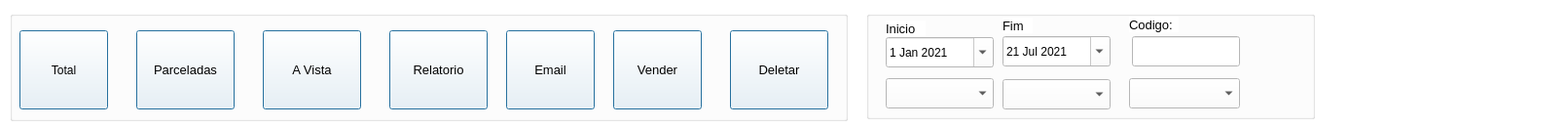
   <widget class="QFrame" name="frame_15">
    <property name="geometry">
     <rect>
      <x>0</x>
      <y>8</y>
      <width>1611</width>
      <height>131</height>
     </rect>
    </property>
    <property name="styleSheet">
     <string notr="true">background-color: rgb(255, 255, 255);</string>
    </property>
    <property name="frameShape">
     <enum>QFrame::NoFrame</enum>
    </property>
    <property name="frameShadow">
     <enum>QFrame::Raised</enum>
    </property>
    <widget class="QGroupBox" name="groupBox_9">
     <property name="geometry">
      <rect>
       <x>10</x>
       <y>11</y>
       <width>861</width>
       <height>113</height>
      </rect>
     </property>
     <property name="font">
      <font>
       <pointsize>10</pointsize>
       <weight>75</weight>
       <bold>true</bold>
      </font>
     </property>
     <property name="styleSheet">
      <string notr="true">color: rgb(0, 0, 0);
</string>
     </property>
     <property name="title">
      <string/>
     </property>
     <widget class="QPushButton" name="geraexcel">
      <property name="geometry">
       <rect>
        <x>390</x>
        <y>20</y>
        <width>101</width>
        <height>81</height>
       </rect>
      </property>
      <property name="font">
       <font>
        <pointsize>10</pointsize>
        <weight>50</weight>
        <bold>false</bold>
       </font>
      </property>
      <property name="cursor">
       <cursorShape>PointingHandCursor</cursorShape>
      </property>
      <property name="focusPolicy">
       <enum>Qt::NoFocus</enum>
      </property>
      <property name="toolTip">
       <string>Gerar relatorio de vendas</string>
      </property>
      <property name="styleSheet">
       <string notr="true"/>
      </property>
      <property name="text">
       <string>Relatorio</string>
      </property>
      <property name="icon">
       <iconset>
        <normaloff>../Imagens/excel.png</normaloff>../Imagens/excel.png</iconset>
      </property>
      <property name="iconSize">
       <size>
        <width>66</width>
        <height>34</height>
       </size>
      </property>
      <property name="shortcut">
       <string/>
      </property>
      <property name="checkable">
       <bool>false</bool>
      </property>
      <property name="checked">
       <bool>false</bool>
      </property>
      <property name="autoDefault">
       <bool>true</bool>
      </property>
      <property name="default">
       <bool>true</bool>
      </property>
      <property name="flat">
       <bool>false</bool>
      </property>
     </widget>
     <widget class="QPushButton" name="pushButton_10">
      <property name="enabled">
       <bool>true</bool>
      </property>
      <property name="geometry">
       <rect>
        <x>130</x>
        <y>20</y>
        <width>101</width>
        <height>81</height>
       </rect>
      </property>
      <property name="font">
       <font>
        <pointsize>10</pointsize>
        <weight>50</weight>
        <bold>false</bold>
       </font>
      </property>
      <property name="cursor">
       <cursorShape>PointingHandCursor</cursorShape>
      </property>
      <property name="focusPolicy">
       <enum>Qt::NoFocus</enum>
      </property>
      <property name="toolTip">
       <string>Vendas parceladas</string>
      </property>
      <property name="styleSheet">
       <string notr="true"/>
      </property>
      <property name="text">
       <string>Parceladas</string>
      </property>
      <property name="icon">
       <iconset>
        <normaloff>../Imagens/vendaparcelada.png</normaloff>../Imagens/vendaparcelada.png</iconset>
      </property>
      <property name="iconSize">
       <size>
        <width>92</width>
        <height>30</height>
       </size>
      </property>
      <property name="autoDefault">
       <bool>true</bool>
      </property>
      <property name="default">
       <bool>true</bool>
      </property>
      <property name="flat">
       <bool>false</bool>
      </property>
     </widget>
     <widget class="QPushButton" name="pushButton_15">
      <property name="geometry">
       <rect>
        <x>260</x>
        <y>20</y>
        <width>101</width>
        <height>81</height>
       </rect>
      </property>
      <property name="font">
       <font>
        <pointsize>10</pointsize>
        <weight>50</weight>
        <bold>false</bold>
       </font>
      </property>
      <property name="cursor">
       <cursorShape>PointingHandCursor</cursorShape>
      </property>
      <property name="focusPolicy">
       <enum>Qt::NoFocus</enum>
      </property>
      <property name="toolTip">
       <string>Vendas a vista</string>
      </property>
      <property name="styleSheet">
       <string notr="true"/>
      </property>
      <property name="text">
       <string>A Vista</string>
      </property>
      <property name="icon">
       <iconset>
        <normaloff>../Imagens/vendaavista.ico</normaloff>../Imagens/vendaavista.ico</iconset>
      </property>
      <property name="iconSize">
       <size>
        <width>30</width>
        <height>64</height>
       </size>
      </property>
      <property name="autoDefault">
       <bool>true</bool>
      </property>
      <property name="default">
       <bool>true</bool>
      </property>
      <property name="flat">
       <bool>false</bool>
      </property>
     </widget>
     <widget class="QPushButton" name="enviaemail">
      <property name="geometry">
       <rect>
        <x>510</x>
        <y>20</y>
        <width>91</width>
        <height>81</height>
       </rect>
      </property>
      <property name="font">
       <font>
        <pointsize>10</pointsize>
        <weight>50</weight>
        <bold>false</bold>
       </font>
      </property>
      <property name="cursor">
       <cursorShape>PointingHandCursor</cursorShape>
      </property>
      <property name="focusPolicy">
       <enum>Qt::NoFocus</enum>
      </property>
      <property name="toolTip">
       <string>Enviar email</string>
      </property>
      <property name="styleSheet">
       <string notr="true"/>
      </property>
      <property name="text">
       <string>Email</string>
      </property>
      <property name="icon">
       <iconset>
        <normaloff>../Imagens/o-email.png</normaloff>../Imagens/o-email.png</iconset>
      </property>
      <property name="iconSize">
       <size>
        <width>37</width>
        <height>50</height>
       </size>
      </property>
      <property name="autoDefault">
       <bool>true</bool>
      </property>
      <property name="default">
       <bool>true</bool>
      </property>
      <property name="flat">
       <bool>false</bool>
      </property>
     </widget>
     <widget class="QPushButton" name="realizarVendas">
      <property name="geometry">
       <rect>
        <x>620</x>
        <y>20</y>
        <width>91</width>
        <height>81</height>
       </rect>
      </property>
      <property name="font">
       <font>
        <pointsize>10</pointsize>
        <weight>50</weight>
        <bold>false</bold>
       </font>
      </property>
      <property name="cursor">
       <cursorShape>PointingHandCursor</cursorShape>
      </property>
      <property name="focusPolicy">
       <enum>Qt::NoFocus</enum>
      </property>
      <property name="toolTip">
       <string>Enviar email</string>
      </property>
      <property name="styleSheet">
       <string notr="true"/>
      </property>
      <property name="text">
       <string>Vender</string>
      </property>
      <property name="icon">
       <iconset>
        <normaloff>../Imagens/carrinhodecompras.png</normaloff>../Imagens/carrinhodecompras.png</iconset>
      </property>
      <property name="iconSize">
       <size>
        <width>37</width>
        <height>50</height>
       </size>
      </property>
      <property name="autoDefault">
       <bool>true</bool>
      </property>
      <property name="default">
       <bool>true</bool>
      </property>
      <property name="flat">
       <bool>false</bool>
      </property>
     </widget>
     <widget class="QPushButton" name="pushButton_14">
      <property name="geometry">
       <rect>
        <x>10</x>
        <y>20</y>
        <width>91</width>
        <height>81</height>
       </rect>
      </property>
      <property name="cursor">
       <cursorShape>PointingHandCursor</cursorShape>
      </property>
      <property name="focusPolicy">
       <enum>Qt::NoFocus</enum>
      </property>
      <property name="toolTip">
       <string>Consultar vendas</string>
      </property>
      <property name="styleSheet">
       <string notr="true"/>
      </property>
      <property name="text">
       <string>Total</string>
      </property>
      <property name="icon">
       <iconset>
        <normaloff>../Imagens/lupa.ico</normaloff>../Imagens/lupa.ico</iconset>
      </property>
      <property name="iconSize">
       <size>
        <width>40</width>
        <height>35</height>
       </size>
      </property>
      <property name="autoDefault">
       <bool>true</bool>
      </property>
      <property name="default">
       <bool>true</bool>
      </property>
      <property name="flat">
       <bool>false</bool>
      </property>
     </widget>
     <widget class="QPushButton" name="pushButton_9">
      <property name="enabled">
       <bool>true</bool>
      </property>
      <property name="geometry">
       <rect>
        <x>740</x>
        <y>20</y>
        <width>101</width>
        <height>81</height>
       </rect>
      </property>
      <property name="font">
       <font>
        <pointsize>10</pointsize>
        <weight>50</weight>
        <bold>false</bold>
       </font>
      </property>
      <property name="cursor">
       <cursorShape>PointingHandCursor</cursorShape>
      </property>
      <property name="focusPolicy">
       <enum>Qt::NoFocus</enum>
      </property>
      <property name="toolTip">
       <string>Dar baixa em vendas</string>
      </property>
      <property name="styleSheet">
       <string notr="true"/>
      </property>
      <property name="text">
       <string>Deletar</string>
      </property>
      <property name="icon">
       <iconset>
        <normaloff>../Imagens/fdelete_256.ico</normaloff>../Imagens/fdelete_256.ico</iconset>
      </property>
      <property name="iconSize">
       <size>
        <width>37</width>
        <height>68</height>
       </size>
      </property>
      <property name="autoDefault">
       <bool>true</bool>
      </property>
      <property name="default">
       <bool>true</bool>
      </property>
      <property name="flat">
       <bool>false</bool>
      </property>
     </widget>
    </widget>
    <widget class="QGroupBox" name="groupBox_13">
     <property name="geometry">
      <rect>
       <x>890</x>
       <y>11</y>
       <width>461</width>
       <height>111</height>
      </rect>
     </property>
     <property name="font">
      <font>
       <pointsize>10</pointsize>
       <weight>75</weight>
       <bold>true</bold>
      </font>
     </property>
     <property name="styleSheet">
      <string notr="true">color: rgb(0, 0, 0);
</string>
     </property>
     <property name="title">
      <string/>
     </property>
     <widget class="QDateEdit" name="dateEdit_4">
      <property name="enabled">
       <bool>true</bool>
      </property>
      <property name="geometry">
       <rect>
        <x>20</x>
        <y>27</y>
        <width>111</width>
        <height>31</height>
       </rect>
      </property>
      <property name="sizePolicy">
       <sizepolicy hsizetype="Fixed" vsizetype="Fixed">
        <horstretch>0</horstretch>
        <verstretch>0</verstretch>
       </sizepolicy>
      </property>
      <property name="font">
       <font>
        <family>MS Shell Dlg 2</family>
       </font>
      </property>
      <property name="cursor">
       <cursorShape>PointingHandCursor</cursorShape>
      </property>
      <property name="styleSheet">
       <string notr="true">color: rgb(0, 0, 0);
background-color: rgb(255, 255, 255);</string>
      </property>
      <property name="accelerated">
       <bool>false</bool>
      </property>
      <property name="correctionMode">
       <enum>QAbstractSpinBox::CorrectToPreviousValue</enum>
      </property>
      <property name="showGroupSeparator" stdset="0">
       <bool>false</bool>
      </property>
      <property name="currentSection">
       <enum>QDateTimeEdit::DaySection</enum>
      </property>
      <property name="calendarPopup">
       <bool>true</bool>
      </property>
      <property name="timeSpec">
       <enum>Qt::TimeZone</enum>
      </property>
      <property name="date">
       <date>
        <year>2021</year>
        <month>1</month>
        <day>1</day>
       </date>
      </property>
     </widget>
     <widget class="QDateEdit" name="dateEdit_5">
      <property name="geometry">
       <rect>
        <x>140</x>
        <y>26</y>
        <width>111</width>
        <height>31</height>
       </rect>
      </property>
      <property name="cursor">
       <cursorShape>PointingHandCursor</cursorShape>
      </property>
      <property name="styleSheet">
       <string notr="true">color: rgb(0, 0, 0);
background-color: rgb(255, 255, 255);background-color: rgb(255, 255, 255);</string>
      </property>
      <property name="calendarPopup">
       <bool>true</bool>
      </property>
      <property name="date">
       <date>
        <year>2021</year>
        <month>7</month>
        <day>21</day>
       </date>
      </property>
     </widget>
     <widget class="QLineEdit" name="lineEdit_13">
      <property name="geometry">
       <rect>
        <x>273</x>
        <y>26</y>
        <width>111</width>
        <height>31</height>
       </rect>
      </property>
      <property name="font">
       <font>
        <pointsize>10</pointsize>
       </font>
      </property>
      <property name="styleSheet">
       <string notr="true">background-color: rgb(255, 255, 255);</string>
      </property>
     </widget>
     <widget class="QLabel" name="label_76">
      <property name="geometry">
       <rect>
        <x>140</x>
        <y>7</y>
        <width>31</width>
        <height>16</height>
       </rect>
      </property>
      <property name="font">
       <font>
        <family>Arial</family>
        <pointsize>10</pointsize>
       </font>
      </property>
      <property name="styleSheet">
       <string notr="true"/>
      </property>
      <property name="text">
       <string>Fim</string>
      </property>
     </widget>
     <widget class="QLabel" name="label_80">
      <property name="geometry">
       <rect>
        <x>270</x>
        <y>6</y>
        <width>51</width>
        <height>16</height>
       </rect>
      </property>
      <property name="font">
       <font>
        <family>Arial</family>
        <pointsize>10</pointsize>
       </font>
      </property>
      <property name="styleSheet">
       <string notr="true"/>
      </property>
      <property name="text">
       <string>Codigo:</string>
      </property>
     </widget>
     <widget class="QComboBox" name="comboBox_6">
      <property name="geometry">
       <rect>
        <x>270</x>
        <y>69</y>
        <width>114</width>
        <height>31</height>
       </rect>
      </property>
      <property name="font">
       <font>
        <family>Arial</family>
        <pointsize>10</pointsize>
       </font>
      </property>
      <property name="cursor">
       <cursorShape>PointingHandCursor</cursorShape>
      </property>
      <property name="styleSheet">
       <string notr="true">background-color: rgb(255, 255, 255);
color: rgb(0, 0, 0);</string>
      </property>
     </widget>
     <widget class="QComboBox" name="comboBox_7">
      <property name="geometry">
       <rect>
        <x>140</x>
        <y>70</y>
        <width>111</width>
        <height>31</height>
       </rect>
      </property>
      <property name="font">
       <font>
        <family>Arial</family>
        <pointsize>10</pointsize>
       </font>
      </property>
      <property name="cursor">
       <cursorShape>PointingHandCursor</cursorShape>
      </property>
      <property name="styleSheet">
       <string notr="true">background-color: rgb(255, 255, 255);
color: rgb(0, 0, 0);</string>
      </property>
     </widget>
     <widget class="QLabel" name="label_77">
      <property name="geometry">
       <rect>
        <x>20</x>
        <y>10</y>
        <width>41</width>
        <height>16</height>
       </rect>
      </property>
      <property name="font">
       <font>
        <family>Arial</family>
        <pointsize>10</pointsize>
       </font>
      </property>
      <property name="styleSheet">
       <string notr="true"/>
      </property>
      <property name="text">
       <string>Inicio</string>
      </property>
     </widget>
     <widget class="QComboBox" name="comboBox_8">
      <property name="geometry">
       <rect>
        <x>20</x>
        <y>69</y>
        <width>111</width>
        <height>31</height>
       </rect>
      </property>
      <property name="font">
       <font>
        <family>Arial</family>
        <pointsize>10</pointsize>
       </font>
      </property>
      <property name="cursor">
       <cursorShape>PointingHandCursor</cursorShape>
      </property>
      <property name="styleSheet">
       <string notr="true">background-color: rgb(255, 255, 255);
color: rgb(0, 0, 0);</string>
      </property>
     </widget>
    </widget>
   </widget>
